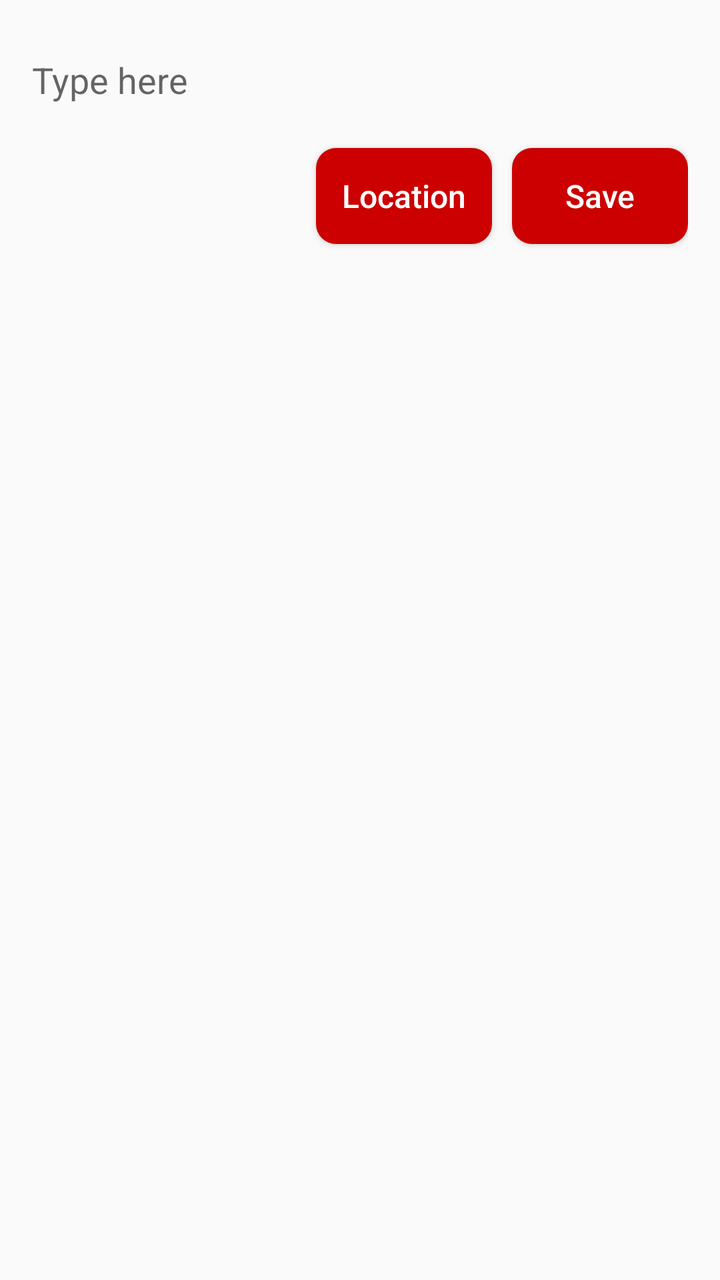
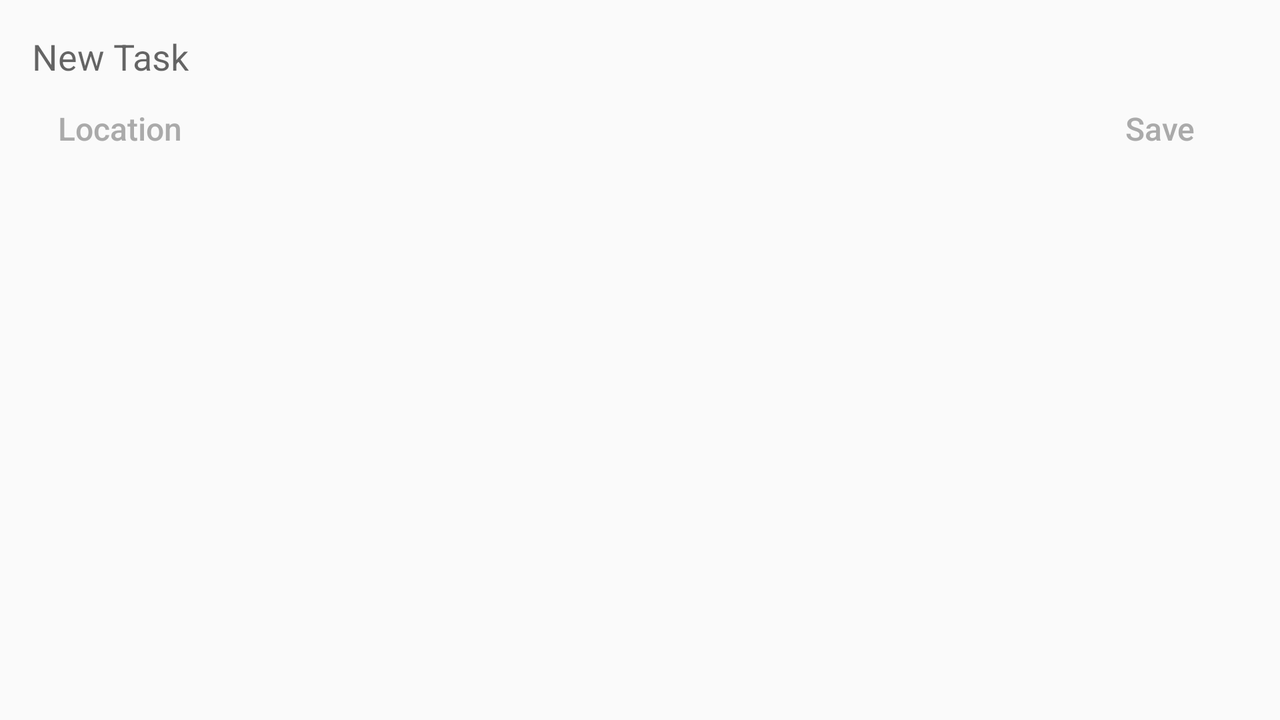

First picture: res/layout/ on a phone held upright. Second picture: the repository's own variant of that layout, on a device whose configuration matches the variant's folder. Source for both follows.
<!-- AndroidManifest.xml: application theme AppTheme -->
<!-- res/layout/new_task_custom.xml -->
<RelativeLayout xmlns:android="http://schemas.android.com/apk/res/android"
    xmlns:tools="http://schemas.android.com/tools"
    android:layout_width="match_parent"
    android:layout_height="wrap_content"
    android:padding="16dp">

    <EditText
        android:id="@+id/newTaskTextCustom"
        android:layout_width="match_parent"
        android:layout_height="wrap_content"
        android:background="@null"
        android:hint="Type here"
        android:minHeight="48dp"
        android:textAppearance="@style/TextAppearance.AppCompat.Medium" />

    <Button
        android:id="@+id/save_button_custom"
        android:layout_width="wrap_content"
        android:layout_height="wrap_content"
        android:layout_below="@id/newTaskTextCustom"
        android:layout_alignParentEnd="true"
        android:layout_marginTop="10dp"
        android:layout_marginEnd="0dp"
        android:background="@drawable/round_button"
        android:text="@string/save"
        android:textAllCaps="false"
        android:textColor="@color/colorPrimary"
        android:textSize="16sp"
        tools:targetApi="s" />

    <Button
        android:id="@+id/custom_location_button"
        android:layout_width="wrap_content"
        android:layout_height="wrap_content"
        android:layout_below="@id/newTaskTextCustom"
        android:layout_marginTop="10dp"
        android:layout_marginEnd="10dp"
        android:layout_toStartOf="@+id/save_button_custom"
        android:background="@drawable/round_button"
        android:text="Location"
        android:textAllCaps="false"
        android:textColor="@android:color/background_light"
        android:textSize="16sp" />

</RelativeLayout>
<!-- resources referenced by this layout -->
<resources>
  <color name="colorPrimary">#FFFFFF</color>
  <!-- drawable round_button (drawable) -->
  <?xml version="1.0" encoding="utf-8"?>
  <shape xmlns:android="http://schemas.android.com/apk/res/android"
      android:shape="rectangle" android:padding="10dp">
      
      <solid android:color="@android:color/holo_red_dark"/>
      <corners android:radius="10dp"/>
  </shape>
  <string name="save">Save</string>
  <style name="AppTheme" parent="Theme.AppCompat.Light.DarkActionBar">
          
          <item name="colorPrimary">@color/colorPrimary</item>
          <item name="colorPrimaryDark">@color/colorPrimaryDark</item>
          <item name="colorAccent">@color/colorAccent</item>
      </style>
  <color name="colorPrimaryDark">#9e1006</color>
  <color name="colorAccent">#000000</color>
</resources>
<!-- res/layout-land/new_task_custom.xml (the author's variant of the layout above) -->
<!-- drawn on the phone turned sideways -->
<RelativeLayout xmlns:android="http://schemas.android.com/apk/res/android"
    android:layout_width="match_parent"
    android:layout_height="wrap_content"
    android:padding="16dp">

    <EditText
        android:id="@+id/newTaskTextCustom"
        android:layout_width="match_parent"
        android:layout_height="wrap_content"
        android:background="@null"
        android:hint="@string/new_task"
        android:textAppearance="@style/TextAppearance.AppCompat.Medium" />

    <Button
        android:id="@+id/save_button_custom"
        android:layout_width="wrap_content"
        android:layout_height="wrap_content"
        android:layout_below="@id/newTaskTextCustom"
        android:layout_alignParentEnd="true"
        android:background="@android:color/transparent"
        android:text="@string/save"
        android:textAllCaps="false"
        android:textColor="@android:color/darker_gray"
        android:textSize="16sp" />

    <Button
        android:id="@+id/custom_location_button"
        android:layout_width="wrap_content"
        android:layout_height="wrap_content"
        android:layout_below="@id/newTaskTextCustom"
        android:layout_alignParentStart="true"
        android:background="@android:color/transparent"
        android:text="Location"
        android:textAllCaps="false"
        android:textColor="@android:color/darker_gray"
        android:textSize="16sp" />

</RelativeLayout>
<!-- resources referenced by the variant -->
<!-- as the phone turned sideways resolves them -->
<resources>
  <string name="new_task">New Task</string>
  <string name="save">Save</string>
  <style name="AppTheme" parent="Theme.AppCompat.Light.DarkActionBar">
          
          <item name="colorPrimary">@color/colorPrimary</item>
          <item name="colorPrimaryDark">@color/colorPrimaryDark</item>
          <item name="colorAccent">@color/colorAccent</item>
      </style>
  <color name="colorPrimary">#FFFFFF</color>
  <color name="colorPrimaryDark">#9e1006</color>
  <color name="colorAccent">#000000</color>
</resources>
